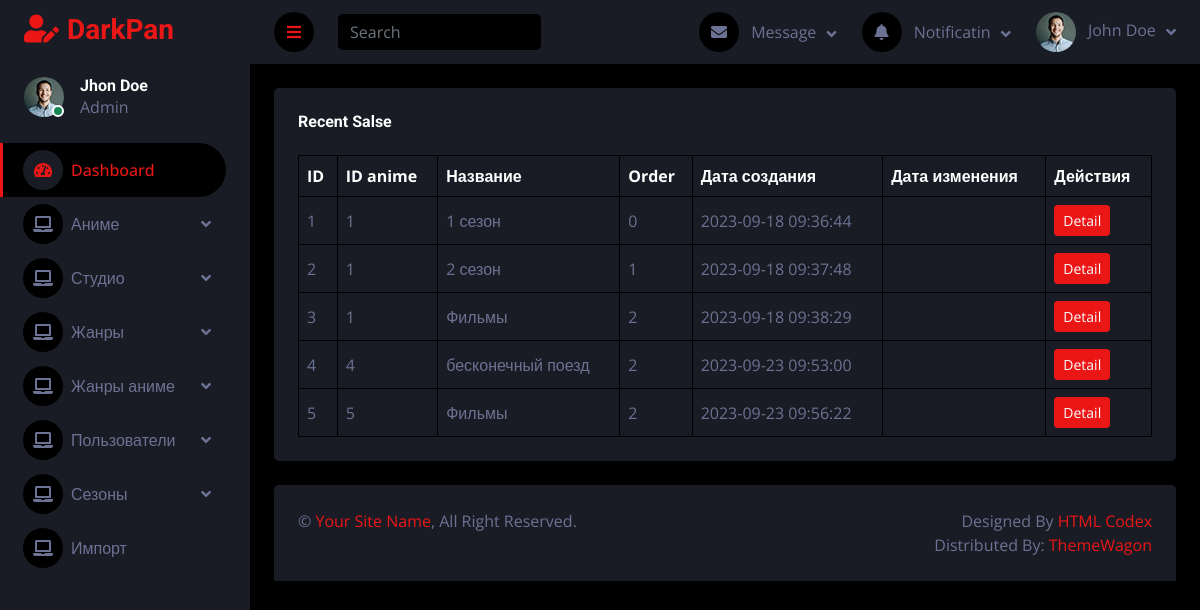
The page /adminpanel/season_list.php on the database as committed earlier.
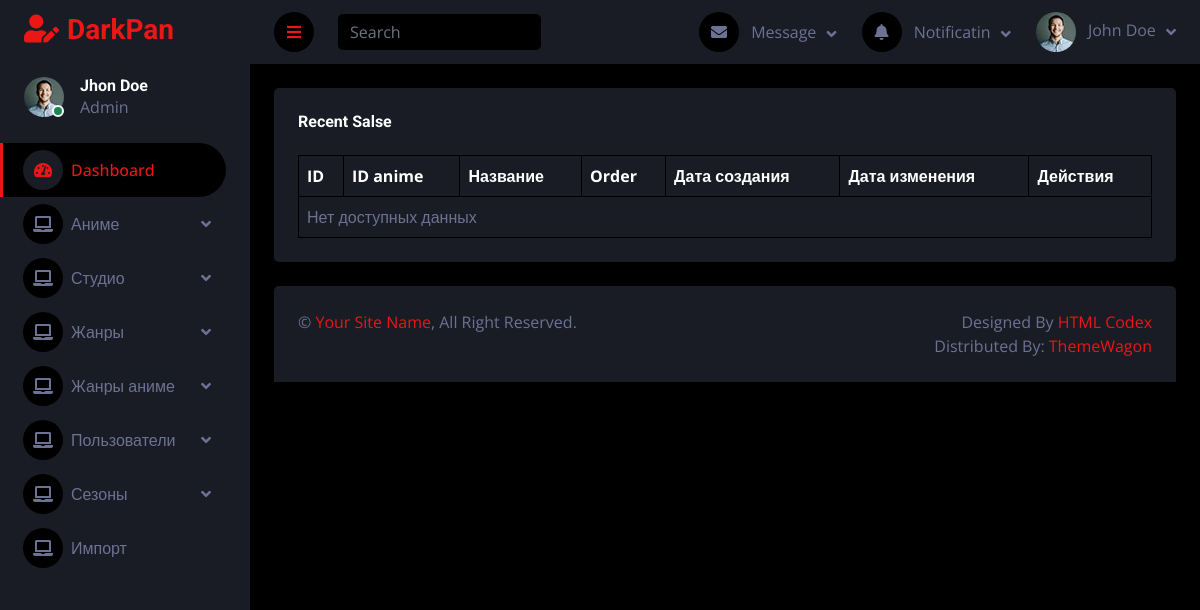
The same page on the database as committed later.
### tables this page shows
CREATE TABLE `season` (
  `id` int(11) NOT NULL AUTO_INCREMENT,
  `anime_id` int(11) NOT NULL,
  `status_id` int(11) NOT NULL,
  `title` varchar(250) NOT NULL,
  `coverImage` text,
  `order` int(11) NOT NULL,
  `createDate` datetime NOT NULL,
  `updateDate` datetime DEFAULT NULL,
  PRIMARY KEY (`id`),
  KEY `anime_id` (`anime_id`),
  KEY `status_id` (`status_id`),
  CONSTRAINT `season_ibfk_1` FOREIGN KEY (`anime_id`) REFERENCES `anime` (`id`) ON DELETE CASCADE,
  CONSTRAINT `season_ibfk_2` FOREIGN KEY (`status_id`) REFERENCES `status` (`id`) ON DELETE NO ACTION
);

### adminpanel/CRUD/season/read.php (called while the page is built)
<?php
include('db/createConnectionWithDB.php');
$sql = "SELECT * FROM season";
$stmt = $pdo->query($sql);
$seasons = $stmt->fetchAll(PDO::FETCH_ASSOC);

### adminpanel/season_list.php (the view, shortened to what this page needs)
<?php
include('inc/header.php');
include('../adminpanel/CRUD/season/read.php');
?>
<body>
    <div class="container-fluid position-relative d-flex p-0">
        <?php include('./inc/sideBar.php'); ?>
        <div class="content">
            <?php include('./inc/navBar.php'); ?>
            <div class="container-fluid pt-4 px-4">
                <div class="bg-secondary text-center rounded p-4">
                    <div class="d-flex align-items-center justify-content-between mb-4">
                        <h6 class="mb-0">Recent Salse</h6>
                    </div>
                    <div class="table-responsive">
                        <table class="table text-start align-middle table-bordered table-hover mb-0">
                            <thead>
                                <tr class="text-white">
                                    <th scope="col">ID</th>
                                    <th scope="col">ID anime</th>
                                    <th scope="col">Название</th>
                                    <th scope="col">Order</th>
                                    <th scope="col">Дата создания</th>
                                    <th scope="col">Дата изменения</th>
                                    <th scope="col">Действия</th>
                                </tr>
                            </thead>
                            <tbody>
                            <?php
                                if ($seasons) {
                                    foreach ($seasons as $season) { ?>
                                        <td><?=$season['id']?></td>
                                        <td><?=$season['anime_id']?></td>
                                        <td><?=$season['title']?></td>
                                        <td><?=$season['order']?></td>
                                        <td><?=$season['createDate']?></td>
                                        <td><?=$season['updateDate']?></td>
                                        <td><a class="btn btn-sm btn-primary" href="season_edit_form.php?id=<?=$season['id']?>">Detail</a></td>
                                    <?php }
                                } else {?>
                                    <tr><td colspan='7'>Нет доступных данных</td></tr>
                                <?php }
                                ?>
                            </tbody>
                        </table>
                    </div>
                </div>
            </div>
            <div class="container-fluid pt-4 px-4">
                <div class="bg-secondary rounded-top p-4">
                    <div class="row">
                        <div class="col-12 col-sm-6 text-center text-sm-start">
                            &copy; <a href="#">Your Site Name</a>, All Right Reserved.
                        </div>
                        <div class="col-12 col-sm-6 text-center text-sm-end">
                            Designed By <a href="https://htmlcodex.com">HTML Codex</a>
                            <br>Distributed By: <a href="https://themewagon.com" target="_blank">ThemeWagon</a>
                        </div>
                    </div>
                </div>
            </div>
        </div>
    </div>
<?php include('./inc/footer.php'); ?>

Rows that differ between the two databases and show on the page:
removed season: id "1", anime "1", title "1 сезон", order "0", createDate "2023-09-18 09:36:44"
removed season: id "2", anime "1", title "2 сезон", order "1", createDate "2023-09-18 09:37:48"
removed season: id "3", anime "1", title "Фильмы", order "2", createDate "2023-09-18 09:38:29"
removed season: id "4", anime "4", title "бесконечный поезд", order "2", createDate "2023-09-23 09:53:00"
removed season: id "5", anime "5", title "Фильмы", order "2", createDate "2023-09-23 09:56:22"
Other text that changed with them:
text now shown: "Нет доступных данных"
